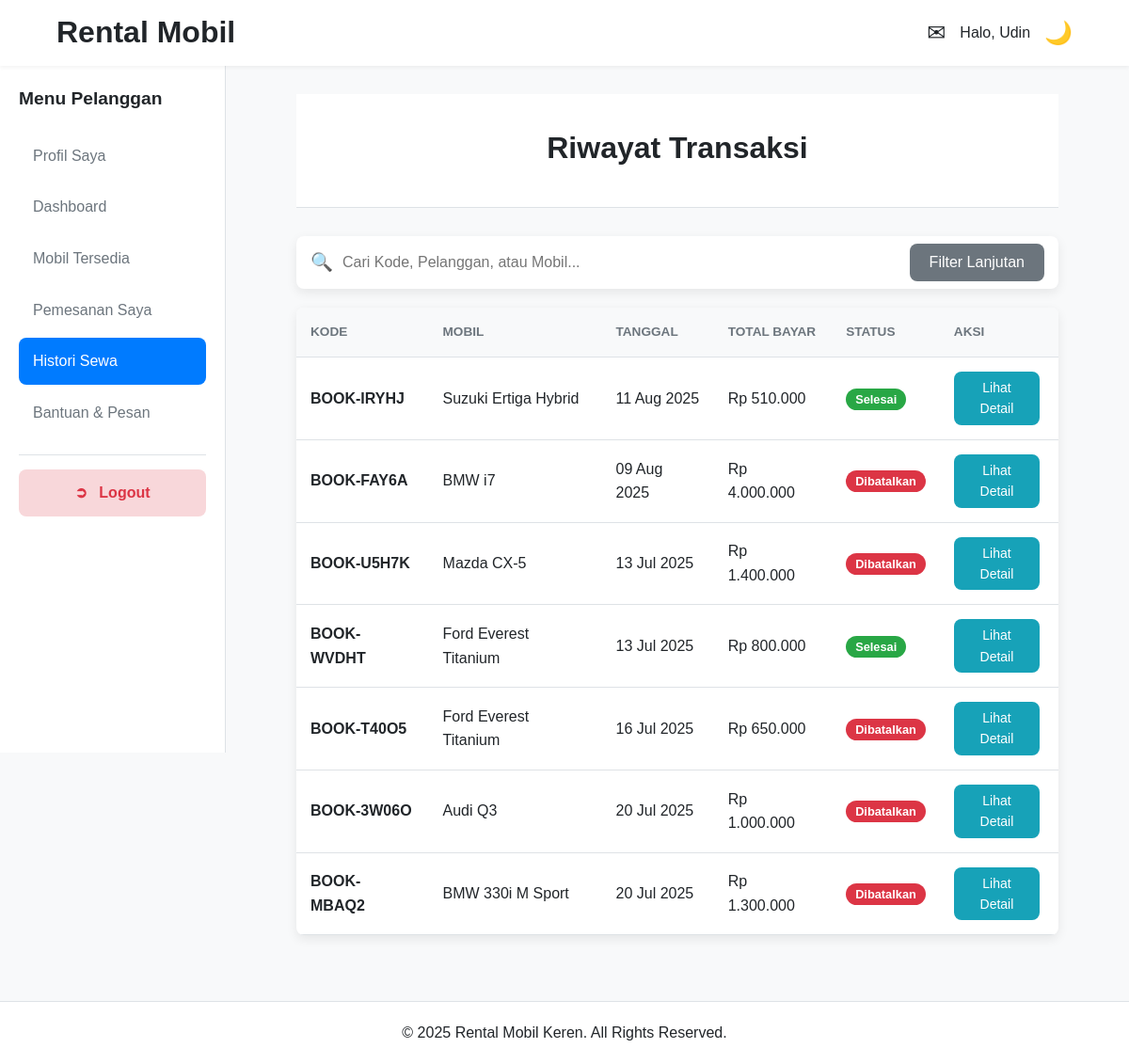
Page /admin/history.php (signed in) on the committed database.
### tables this page shows
CREATE TABLE `pemesanan` (
  `id_pemesanan` int(11) NOT NULL,
  `kode_pemesanan` varchar(10) NOT NULL,
  `id_pengguna` int(11) NOT NULL,
  `id_mobil` int(11) NOT NULL,
  `tanggal_mulai` datetime NOT NULL,
  `tanggal_selesai` datetime NOT NULL,
  `tanggal_pengembalian` datetime DEFAULT NULL,
  `total_biaya` decimal(12,2) NOT NULL,
  `total_denda` decimal(12,2) DEFAULT 0.00,
  `total_biaya_diajukan` decimal(12,2) DEFAULT NULL,
  `status_pemesanan` enum('Menunggu Pembayaran','Menunggu Verifikasi','Dikonfirmasi','Berjalan','Selesai','Dibatalkan','Pengajuan Pembatalan','Pengajuan Ambil Cepat','Menunggu Pembayaran Denda','Pengajuan Ditolak') NOT NULL,
  `alasan_pembatalan` text DEFAULT NULL,
  `rekening_pembatalan` varchar(50) DEFAULT NULL,
  `rating_pengguna` int(1) DEFAULT NULL,
  `review_pelanggan` text DEFAULT NULL,
  `catatan_admin` varchar(255) DEFAULT NULL,
  `waktu_pengambilan` datetime DEFAULT NULL,
  `waktu_pengembalian` datetime DEFAULT NULL,
  `batas_pembayaran` datetime DEFAULT NULL,
  `tgl_mulai_diajukan` datetime DEFAULT NULL,
  `tanggal_pemesanan` timestamp NOT NULL DEFAULT current_timestamp(),
  `updated_at` timestamp NOT NULL DEFAULT current_timestamp() ON UPDATE current_timestamp()
);

CREATE TABLE `mobil` (
  `id_mobil` int(11) NOT NULL,
  `plat_nomor` varchar(10) NOT NULL,
  `merk` varchar(50) NOT NULL,
  `model` varchar(50) NOT NULL,
  `tahun` year(4) NOT NULL,
  `jenis_mobil` varchar(50) DEFAULT NULL,
  `harga_sewa_harian` decimal(10,2) NOT NULL,
  `denda_per_hari` decimal(10,2) NOT NULL,
  `status` enum('Tersedia','Disewa','Perawatan','Tidak Aktif','Dipesan') NOT NULL DEFAULT 'Tersedia',
  `gambar_mobil` varchar(255) DEFAULT NULL,
  `spesifikasi` text DEFAULT NULL,
  `kelas_mobil` enum('Low level','Mid level','High level','Luxury') DEFAULT 'Mid level',
  `updated_at` timestamp NOT NULL DEFAULT current_timestamp() ON UPDATE current_timestamp()
);

### includes/functions.php (called while the page is built, shortened)
<?php
function format_rupiah($angka) {
    return 'Rp ' . number_format($angka, 0, ',', '.');
}

### admin/_template_history_table.php (the view, shortened to what this page needs)
<table>
        <thead>
            <tr>
                <th>Kode</th><?php if (in_array($role_session, ['Admin', 'Karyawan'])): ?><th>Pelanggan</th><?php endif; ?><th>Mobil</th>
                <th>Tanggal</th>
                <th>Total Bayar</th>
                <th>Status</th>
                <th>Aksi</th>
            </tr>
        </thead>
        <tbody>
            <?php if (!empty($histories)): foreach ($histories as $history): ?>
                    <tr>
                        <td><strong><?= htmlspecialchars($history['kode_pemesanan']) ?></strong></td>
                        <td><?= htmlspecialchars($history['merk'] . ' ' . $history['model']) ?></td>
                        <td><?= date('d M Y', strtotime($history['tanggal_pemesanan'])) ?></td>
                        <td><?= format_rupiah($history['total_biaya'] + $history['total_denda']) ?></td>
                        <td><span class="status-badge status-<?= strtolower(str_replace(' ', '-', $history['status_pemesanan'])) ?>"><?= htmlspecialchars($history['status_pemesanan']) ?></span></td>
                        <td><a href="<?= BASE_URL ?>actions/pemesanan/detail.php?id=<?= $history['id_pemesanan'] ?>" class="btn btn-info btn-sm">Lihat Detail</a></td>
                    </tr>
                <?php endforeach;
            else: ?>
                <tr>
                    <td colspan="7">Tidak ada riwayat yang ditemukan sesuai kriteria.</td>
                </tr>
            <?php endif; ?>
        </tbody>
    </table>

### assets/css/style.css (style rules this page uses)
:root { --primary-color: #007bff; --secondary-color: #6c757d; --success-color: #28a745; --danger-color: #dc3545; --warning-color: #ffc107; --info-color: #17a2b8; --bg-color: #f8f9fa; --surface-color: #ffffff; --text-color: #212529; --muted-text-color: #6c757d; --border-color: #dee2e6; --font-family: 'Poppins', sans-serif; --header-height: 70px; --sidebar-width: 240px; --border-radius: 8px; --box-shadow: 0 4px 12px rgba(0, 0, 0, 0.08); }
* { margin: 0; padding: 0; box-sizing: border-box; }
body { font-family: var(--font-family); background-color: var(--bg-color); color: var(--text-color); line-height: 1.6; }
a { color: var(--primary-color); text-decoration: none; transition: color 0.2s; }
.btn { display: inline-block; padding: 10px 20px; font-size: 1rem; font-weight: 500; border: 1px solid transparent; border-radius: var(--border-radius); cursor: pointer; transition: all 0.2s; text-align: center; }
.btn-sm { padding: 5px 10px; font-size: 0.875rem; }
table { width: 100%; border-collapse: collapse; }
th, td { padding: 15px; text-align: left; border-bottom: 1px solid var(--border-color); }
th { background-color: var(--bg-color); font-weight: 600; }
.status-badge { padding: 4px 10px; border-radius: 12px; font-size: 0.8rem; font-weight: 600; color: #fff; text-transform: capitalize; white-space: nowrap; }
.status-tersedia, .status-dikonfirmasi, .status-selesai, .status-diverifikasi, .status-dibalas { background-color: var(--success-color); }
.status-dibatalkan, .status-pengajuan-ditolak, .status-pengajuan-pembatalan { background-color: var(--danger-color); }
.btn-info { background-color: var(--info-color); color: #fff; }

### assets/css/dashboard.css (style rules this page uses)
table { width: 100%; border-collapse: collapse; }
th, td { padding: 15px; text-align: left; border-bottom: 1px solid var(--border-color); }
th { font-size: 0.85rem; text-transform: uppercase; color: var(--muted-text-color); }
.status-badge { padding: 4px 10px; border-radius: 12px; font-size: 0.8rem; font-weight: 600; color: #fff; text-transform: capitalize; white-space: nowrap; }
.status-tersedia, .status-dikonfirmasi, .status-selesai, .status-diverifikasi, .status-dibalas { background-color: var(--success-color); }
.status-dibatalkan, .status-pengajuan-ditolak, .status-pengajuan-pembatalan { background-color: var(--danger-color); }

### admin/css/admin.css (style rules this page uses)
.table-container th { font-size: 0.85rem; text-transform: uppercase; color: var(--muted-text-color); }
.table-container td .btn { margin-right: 5px; }

### rows in the picture
pemesanan: kode_pemesanan "BOOK-IRYHJ", id_mobil.model "Suzuki Ertiga Hybrid", tanggal_pemesanan "11 Aug 2025", format_rupiah($history['total_biaya'] + $history['total_denda']) "Rp 510.000", status_pemesanan "Selesai"
pemesanan: kode_pemesanan "BOOK-FAY6A", id_mobil.model "BMW i7", tanggal_pemesanan "09 Aug 2025", format_rupiah($history['total_biaya'] + $history['total_denda']) "Rp 4.000.000", status_pemesanan "Dibatalkan"
pemesanan: kode_pemesanan "BOOK-U5H7K", id_mobil.model "Mazda CX-5", tanggal_pemesanan "13 Jul 2025", format_rupiah($history['total_biaya'] + $history['total_denda']) "Rp 1.400.000", status_pemesanan "Dibatalkan"
pemesanan: kode_pemesanan "BOOK-WVDHT", id_mobil.model "Ford Everest Titanium", tanggal_pemesanan "13 Jul 2025", format_rupiah($history['total_biaya'] + $history['total_denda']) "Rp 800.000", status_pemesanan "Selesai"
pemesanan: kode_pemesanan "BOOK-T40O5", id_mobil.model "Ford Everest Titanium", tanggal_pemesanan "16 Jul 2025", format_rupiah($history['total_biaya'] + $history['total_denda']) "Rp 650.000", status_pemesanan "Dibatalkan"
pemesanan: kode_pemesanan "BOOK-3W06O", id_mobil.model "Audi Q3", tanggal_pemesanan "20 Jul 2025", format_rupiah($history['total_biaya'] + $history['total_denda']) "Rp 1.000.000", status_pemesanan "Dibatalkan"
pemesanan: kode_pemesanan "BOOK-MBAQ2", id_mobil.model "BMW 330i M Sport", tanggal_pemesanan "20 Jul 2025", format_rupiah($history['total_biaya'] + $history['total_denda']) "Rp 1.300.000", status_pemesanan "Dibatalkan"

### other values in the picture
$sapaan "Udin"
$_SESSION['role'] "Pelanggan"
